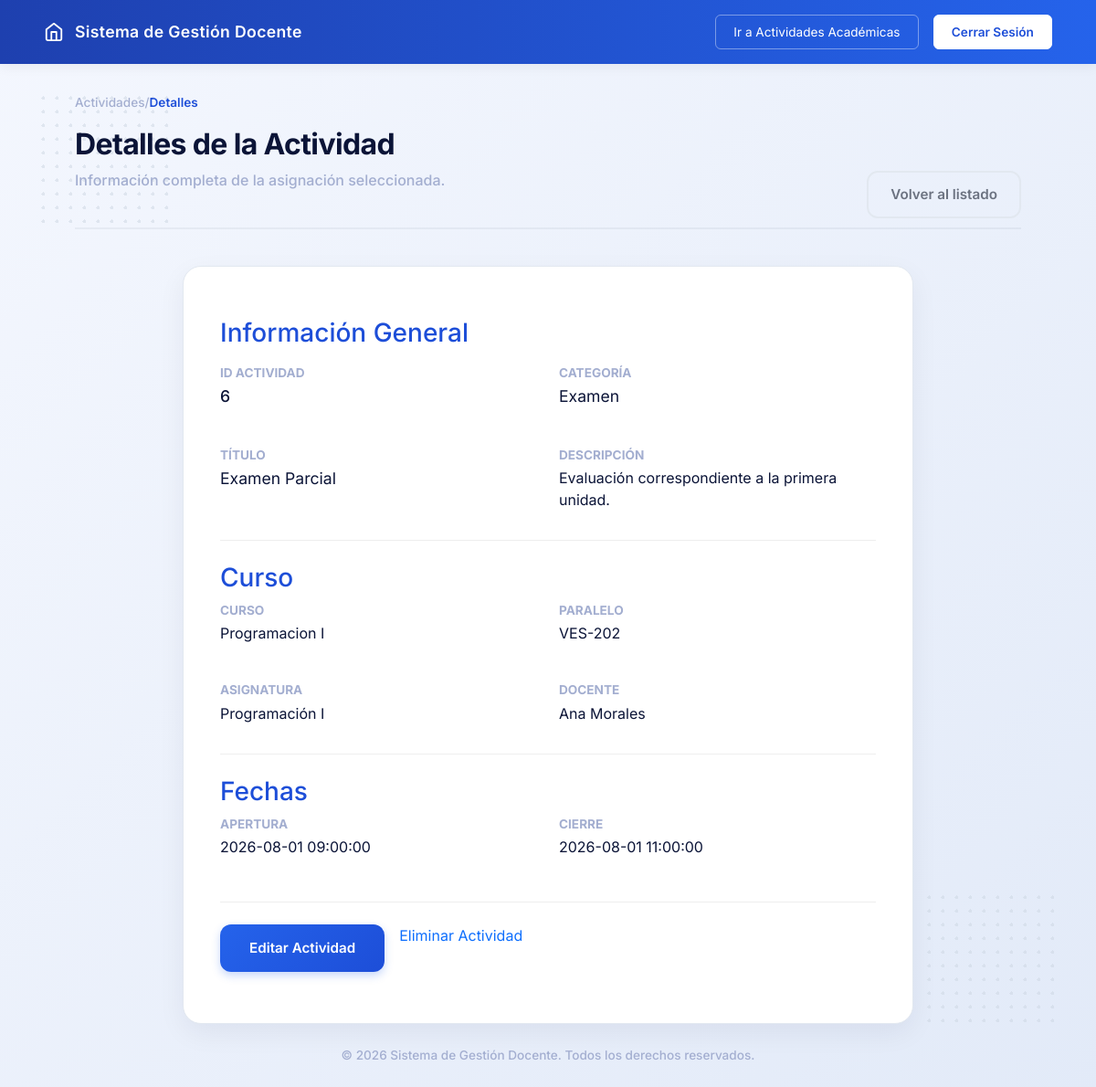
The app's page /actividades-docente?accion=buscar&id_actividad=6 (signed in) with its own data.
### tables this page shows
CREATE TABLE actividades_academicas (
    id_actividad INT(11) NOT NULL AUTO_INCREMENT,
    id_curso INT(11) NOT NULL,
    titulo VARCHAR(150) NOT NULL,
    descripcion TEXT DEFAULT NULL,
    categoria ENUM(
        'Tarea',
        'Proyecto',
        'Examen',
        'Quiz',
        'Foro',
        'Laboratorio',
        'Investigacion',
        'Presentacion'
    ) NOT NULL,
    fecha_apertura DATETIME NOT NULL,
    fecha_cierre DATETIME NOT NULL,
    fecha_modificacion TIMESTAMP NOT NULL DEFAULT CURRENT_TIMESTAMP,
    fecha_creacion TIMESTAMP NOT NULL DEFAULT CURRENT_TIMESTAMP,
    estado ENUM('activo','inactivo') NOT NULL DEFAULT 'activo',

    PRIMARY KEY(id_actividad),

    CONSTRAINT fk_actividad_curso
        FOREIGN KEY(id_curso)
        REFERENCES cursos(id_curso)

);

CREATE TABLE cursos (
    id_curso INT(11) NOT NULL AUTO_INCREMENT,
    id_docente INT(11) NOT NULL,
    id_asignatura INT(11) NOT NULL,
    paralelo VARCHAR(10) NOT NULL,
    nombre VARCHAR(100) NOT NULL,
    horario VARCHAR(100) NOT NULL,
    descripcion VARCHAR(200) NOT NULL,
    cantidad_alumnos INT(11) NOT NULL DEFAULT 0,
    fecha_modificacion TIMESTAMP NOT NULL DEFAULT CURRENT_TIMESTAMP,
    fecha_creacion TIMESTAMP NOT NULL DEFAULT CURRENT_TIMESTAMP,
    estado ENUM('activo','inactivo') NOT NULL DEFAULT 'activo',

    PRIMARY KEY(id_curso),

    CONSTRAINT fk_curso_docente
        FOREIGN KEY(id_docente)
        REFERENCES docentes(id_docente),

    CONSTRAINT fk_curso_asignatura
        FOREIGN KEY(id_asignatura)
        REFERENCES asignaturas(id_asignatura)

);

CREATE TABLE asignaturas (
    id_asignatura INT(11) NOT NULL AUTO_INCREMENT,
    codigo VARCHAR(20) NOT NULL,
    nombre VARCHAR(100) NOT NULL,
    semestre ENUM(
        'Primer',
        'Segundo',
        'Tercero',
        'Cuarto',
        'Quinto',
        'Sexto',
        'Septimo',
        'Octavo',
        'Noveno',
        'Decimo'
    ) NOT NULL,
    creditos INT(2) NOT NULL,
    fecha_modificacion TIMESTAMP NOT NULL DEFAULT CURRENT_TIMESTAMP,
    fecha_creacion TIMESTAMP NOT NULL DEFAULT CURRENT_TIMESTAMP,
    estado ENUM('activo','inactivo') NOT NULL DEFAULT 'activo',

    PRIMARY KEY(id_asignatura),
    UNIQUE KEY uk_asignatura_codigo(codigo)
);

### config/Conexion.php (called while the page is built)
<?php
class Conexion
{
    private static $conexion = null;
    public static function conectar()
    {
        if (self::$conexion == null) {
            try {
                self::$conexion = new PDO(
                    "mysql:host=localhost;port=3306;dbname=gestion_docentes_db;charset=utf8",
                    "root",
                    ""
                );
                self::$conexion->setAttribute(
                    PDO::ATTR_ERRMODE,
                    PDO::ERRMODE_EXCEPTION
                );
                self::$conexion->setAttribute(
                    PDO::ATTR_DEFAULT_FETCH_MODE,
                    PDO::FETCH_ASSOC
                );
            } catch (PDOException $e) {
                die("Error de conexión: " . $e->getMessage());
            }
        }
        return self::$conexion;
    }
}

### app/modelos/ActividadAcademicaModelo.php (called while the page is built, shortened)
<?php
require_once 'config/Conexion.php';
class ActividadAcademicaModelo
{
    private $conexion;
    public function __construct()
    {
        $this->conexion = Conexion::conectar();
    }
    public function buscar($id_actividad)
    {
        $sql = "SELECT
                    ac.*,
                    c.nombre AS curso,
                    c.paralelo,
                    a.nombre AS asignatura,
                    CONCAT(d.primer_nombre,' ',d.primer_apellido) AS docente
                FROM actividades_academicas ac
                INNER JOIN cursos c
                    ON ac.id_curso = c.id_curso
                INNER JOIN docentes d
                    ON c.id_docente = d.id_docente
                INNER JOIN asignaturas a
                    ON c.id_asignatura = a.id_asignatura
                WHERE ac.id_actividad = :id_actividad";
        $stmt = $this->conexion->prepare($sql);
        $stmt->execute([
            ':id_actividad' => $id_actividad
        ]);
        return $stmt->fetch(PDO::FETCH_ASSOC);
    }
}

### app/vistas/actividad-docente/actividad_detalle.php (the view, shortened to what this page needs)
<?php
require_once __DIR__."/../layout/header.php"
?>
    <div class="dot-pattern top-left"></div>
    <div class="dot-pattern bottom-right"></div>
    <main class="main-container content-align-top">
        <div class="breadcrumb" style="color: var(--text-gray); font-size: 0.85rem; margin-bottom: 1rem;">
            <a href="/gestion-docentes-web/actividades-docente" style="color: var(--text-gray); text-decoration: none;">Actividades</a> / <span style="color: var(--c-primary-main); font-weight: 600;">Detalles</span>
        </div>
        <header class="section-header">
            <div>
                <h1 class="page-title">Detalles de la Actividad</h1>
                <p class="page-subtitle">Información completa de la asignación seleccionada.</p>
            </div>
            <div>
                <a href="/gestion-docentes-web/actividades-docente" class="btn-cancel">Volver al listado</a>
            </div>
        </header>
        <div class="details-layout" style="grid-template-columns: 1fr; max-width: 800px; margin: 0 auto; width: 100%;">
            <div class="form-section">
                <div class="section-card">
                    <div id="contenedorDetalle" style="color: var(--text-dark); padding: 1rem 0;">
                        <div style="margin-bottom: 1.5rem; border-bottom: 1px solid #eee; padding-bottom: 1rem;">
                            <h3 style="margin-bottom: .5rem; color: var(--c-primary-main);">Información General</h3>
                            <div class="grid-2" style="margin-top: 1rem;">
                                <div>
                                    <strong style="color: var(--text-gray); display:block; font-size:.85rem; text-transform:uppercase;">
                                        ID Actividad
                                    </strong>
                                    <p style="font-size:1.1rem; font-weight:500; margin-top:.2rem;">
                                        <?= htmlspecialchars($actividad['id_actividad']) ?>
                                    </p>
                                </div>
                                <div>
                                    <strong style="color: var(--text-gray); display:block; font-size:.85rem; text-transform:uppercase;">
                                        Categoría
                                    </strong>
                                    <p style="font-size:1.1rem; margin-top:.2rem;">
                                        <?= htmlspecialchars($actividad['categoria']) ?>
                                    </p>
                                </div>
                                <div>
                                    <strong style="color: var(--text-gray); display:block; font-size:.85rem; text-transform:uppercase;">
                                        Título
                                    </strong>
                                    <p style="font-size:1.1rem; margin-top:.2rem;">
                                        <?= htmlspecialchars($actividad['titulo']) ?>
                                    </p>
                                </div>
                                <div>
                                    <strong style="color: var(--text-gray); display:block; font-size:.85rem; text-transform:uppercase;">
                                        Descripción
                                    </strong>
                                    <p style="margin-top:.2rem;">
                                        <?= nl2br(htmlspecialchars($actividad['descripcion'])) ?>
                                    </p>
                                </div>
                            </div>
                        </div>
                        <div style="margin-bottom:1.5rem; border-bottom: 1px solid #eee; padding-bottom: 1rem;">
                            <h3 style="margin-bottom:.5rem; color: var(--c-primary-main);">
                                Curso
                            </h3>
                            <div class="grid-2">
                                <div>
                                    <strong style="color: var(--text-gray); display:block; font-size:.85rem; text-transform:uppercase;">
                                        Curso
                                    </strong>
                                    <p style="margin-top:.2rem;">
                                        <?= htmlspecialchars($actividad['curso']) ?>
                                    </p>
                                </div>
                                <div>
                                    <strong style="color: var(--text-gray); display:block; font-size:.85rem; text-transform:uppercase;">
                                        Paralelo
                                    </strong>
                                    <p style="margin-top:.2rem;">
                                        <?= htmlspecialchars($actividad['paralelo']) ?>
                                    </p>
                                </div>
                                <div>
                                    <strong style="color: var(--text-gray); display:block; font-size:.85rem; text-transform:uppercase;">
                                        Asignatura
                                    </strong>
                                    <p style="margin-top:.2rem;">
                                        <?= htmlspecialchars($actividad['asignatura']) ?>
                                    </p>
                                </div>
                                <div>
                                    <strong style="color: var(--text-gray); display:block; font-size:.85rem; text-transform:uppercase;">
                                        Docente
                                    </strong>
                                    <p style="margin-top:.2rem;">
                                        <?= htmlspecialchars($actividad['docente']) ?>
                                    </p>
                                </div>
                            </div>
                        </div>
                        <div style="margin-bottom:1.5rem;">
                            <h3 style="margin-bottom:.5rem; color: var(--c-primary-main);">
                                Fechas
                            </h3>
                            <div class="grid-2">
                                <div>
                                    <strong style="color: var(--text-gray); display:block; font-size:.85rem; text-transform:uppercase;">
                                        Apertura
                                    </strong>
                                    <p style="margin-top:.2rem;">
                                        <?= htmlspecialchars($actividad['fecha_apertura']) ?>
                                    </p>
                                </div>
                                <div>
                                    <strong style="color: var(--text-gray); display:block; font-size:.85rem; text-transform:uppercase;">
                                        Cierre
                                    </strong>
                                    <p style="margin-top:.2rem;">
                                        <?= htmlspecialchars($actividad['fecha_cierre']) ?>
                                    </p>
                                </div>
                            </div>
                        </div>
                        <div style="margin-top:2rem; display:flex; gap:1rem; border-top:1px solid #eee; padding-top:1.5rem;">
                            <a href="?accion=editar&id_actividad=<?= htmlspecialchars($actividad['id_actividad']) ?>"
                            class="btn-save"
                            style="text-decoration:none;">
                                Editar Actividad
                            </a>
                            <a href="?accion=eliminar&id_actividad=<?= htmlspecialchars($actividad['id_actividad']) ?>"
                            class="btn-red"
                            style="text-decoration:none;"
                            onclick="return confirm('¿Está seguro de eliminar esta actividad?');">
                                Eliminar Actividad
                            </a>
                        </div>
                    </div>
                </div>
            </div>
        </div>
    </main>
<?php require_once __DIR__."/../layout/footer.php" ?>

### public/css/style.css (style rules this page uses)
:root { --bg-gradient-start: #F4F7FE; --bg-gradient-end: #E2EAF8; --text-dark: #0B1437; --text-gray: #A3AED0; --card-bg: #FFFFFF; --border-color: #E2E8F0; --c-blue-light: #E1E9F8; --c-blue-main: #4361EE; --c-primary-light: #4A85F6; --c-primary-main: #1D4ED8; --c-teal-light: #D1FAE5; --c-teal-main: #10B981; --c-purple-light: #EDE9FE; --c-purple-main: #8B5CF6; --c-orange-light: #fef5e9; --c-orange-main: #f6975c; }
* { margin: 0; padding: 0; box-sizing: border-box; font-family: 'Inter', sans-serif; }
.home-body { background: linear-gradient(135deg, var(--bg-gradient-start) 0%, var(--bg-gradient-end) 100%); min-height: 100vh; display: flex; flex-direction: column; position: relative; }
.main-container { flex: 1; width: 100%; max-width: 1100px; margin: 0 auto; padding: 0 2rem; position: relative; z-index: 10; display: flex; flex-direction: column; justify-content: center; }
.content-align-top { justify-content: flex-start !important; padding-top: 2rem !important; }
.dot-pattern { position: absolute; width: 150px; height: 150px; background-image: radial-gradient(circle, #CBD5E1 2px, transparent 2px); background-size: 15px 15px; opacity: 0.5; z-index: 1; }
.top-left { top: 100px; left: 40px; }
.bottom-right { bottom: 80px; right: 40px; }
.breadcrumb { color: var(--text-gray); font-size: 0.85rem; margin-bottom: 0.5rem; font-weight: 500; }
.section-header { display: flex; justify-content: space-between; align-items: flex-end; margin-bottom: 2.5rem; border-bottom: 2px solid rgba(11, 20, 55, 0.05); padding-bottom: 1.5rem; }
.page-title { font-size: 2rem; font-weight: 700; color: var(--text-dark); letter-spacing: -0.02em; }
.page-subtitle { color: var(--text-gray); font-size: 1rem; font-weight: 500; }
.details-layout { display: grid; grid-template-columns: 1fr 300px; gap: 2rem; align-items: start; }
.form-section { width: 100%; }
.section-card { background: #FFFFFF; border-radius: 20px; padding: 2.5rem; box-shadow: 0 10px 30px rgba(11, 20, 55, 0.06); border: 1px solid var(--border-color); }
.grid-2 { display: grid; grid-template-columns: 1fr 1fr; gap: 1.5rem; }
.btn-save { background: linear-gradient(135deg, #2563EB 0%, #1D4ED8 100%); color: white; padding: 0.9rem 2rem; border-radius: 12px; border: none; font-weight: 600; font-size: 0.95rem; display: inline-flex; align-items: center; gap: 0.5rem; cursor: pointer; transition: all 0.3s ease; box-shadow: 0 4px 10px rgba(37, 99, 235, 0.25); }
.btn-cancel { background: transparent; color: #6B7280; padding: 0.9rem 1.5rem; border-radius: 12px; text-decoration: none; font-weight: 600; font-size: 0.95rem; border: 2px solid var(--border-color); transition: all 0.3s ease; }

### records on screen
actividades_academicas: id_actividad "6", categoria "Examen", titulo "Examen Parcial", descripcion "Evaluación correspondiente a la primera unidad.", id_curso.nombre "Programacion I", id_curso.paralelo "VES-202", asignaturas.nombre "Programación I", fecha_apertura "2026-08-01 09:00:00", fecha_cierre "2026-08-01 11:00:00"

### other values on screen
$menu["nombre"] "Actividades Académicas"
$actividad['docente'] "Ana Morales"
